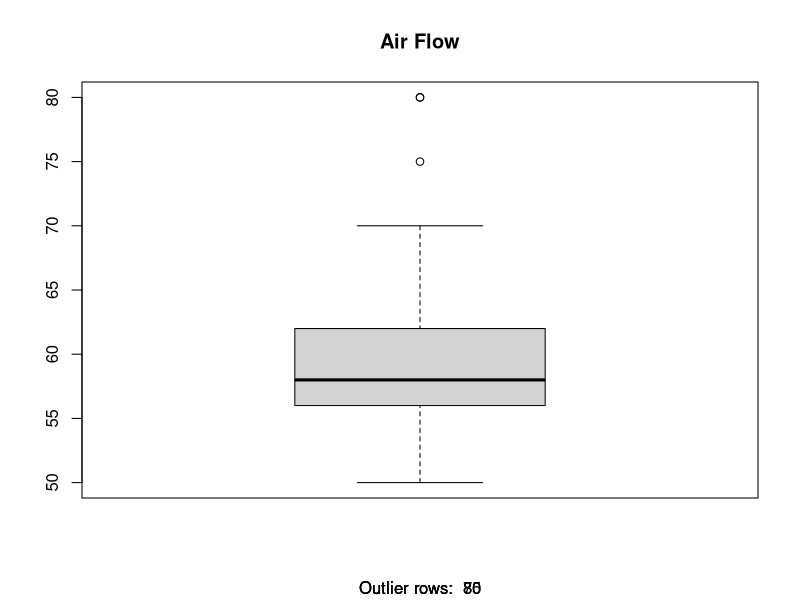
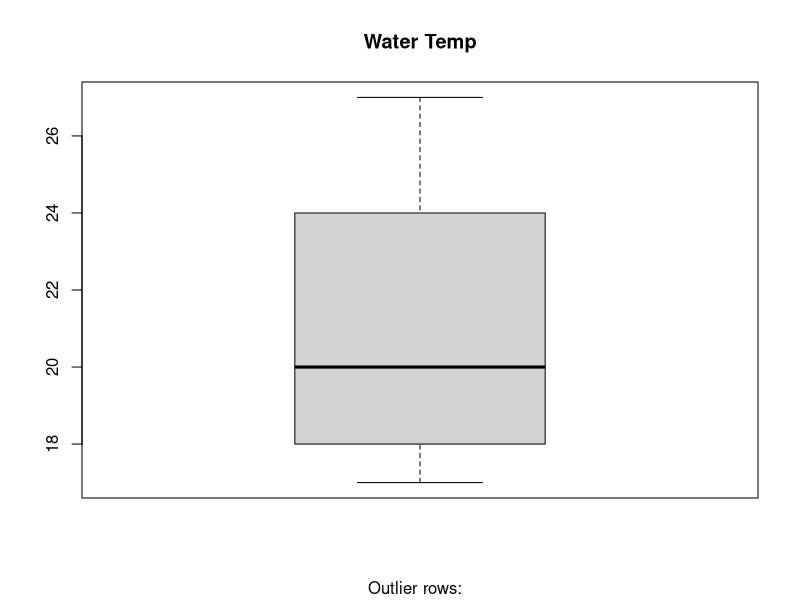
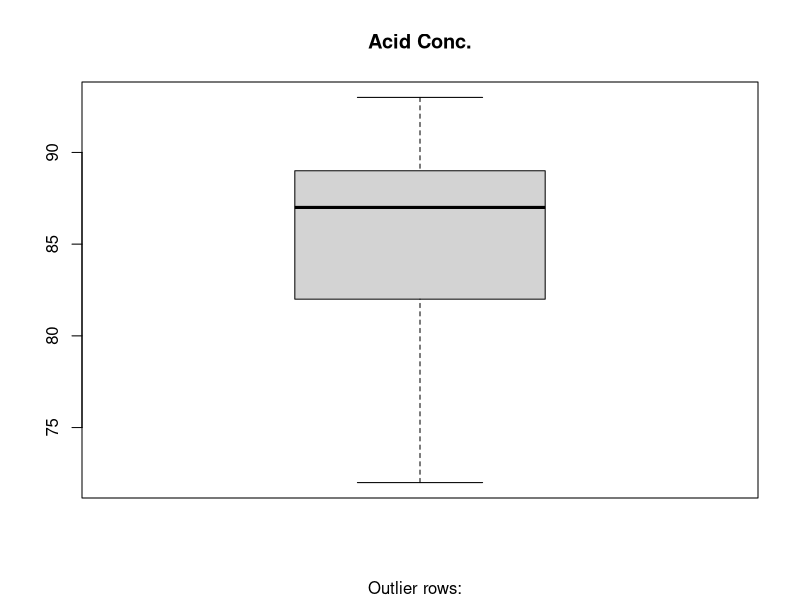
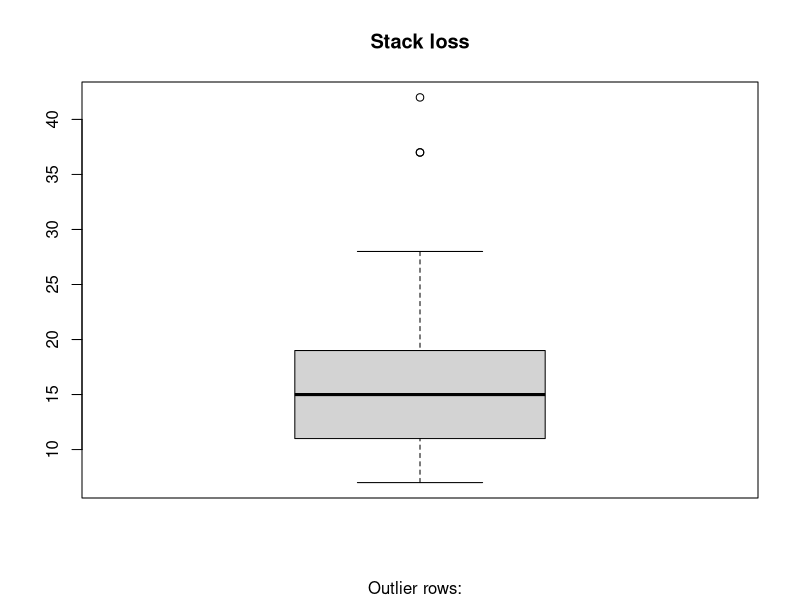
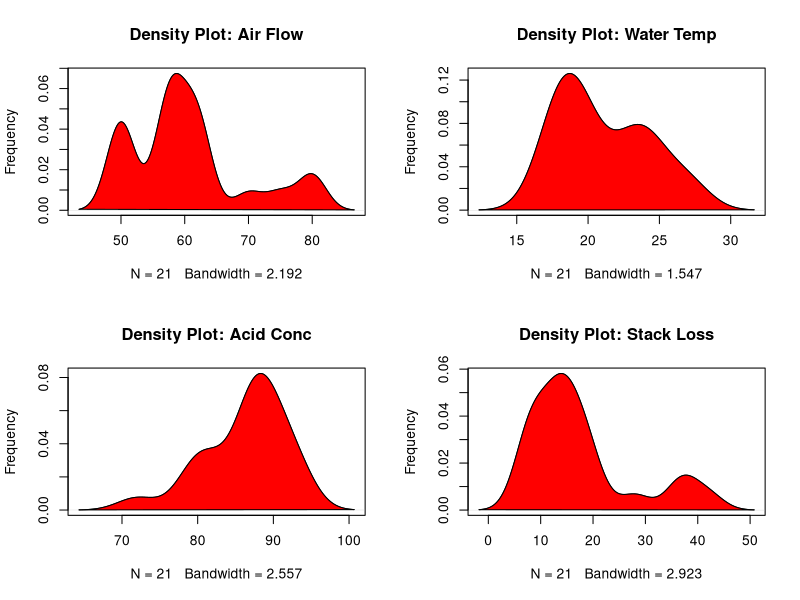
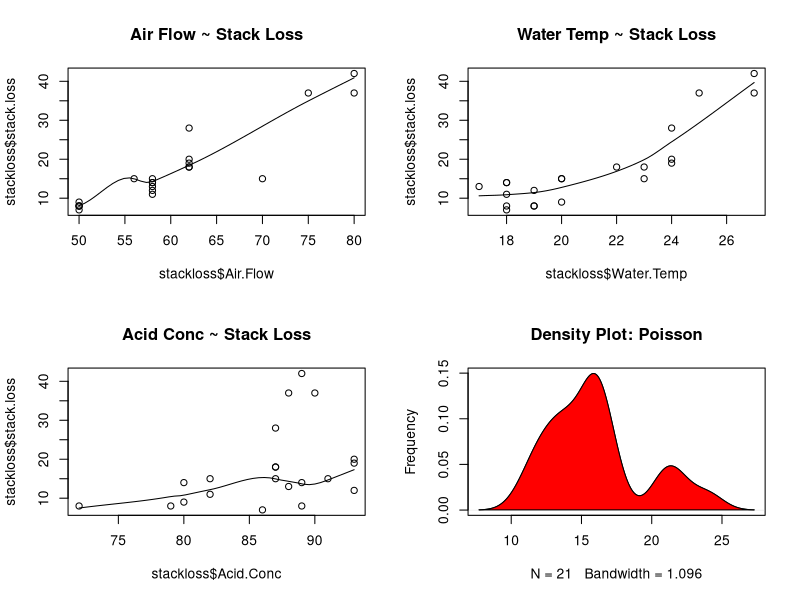
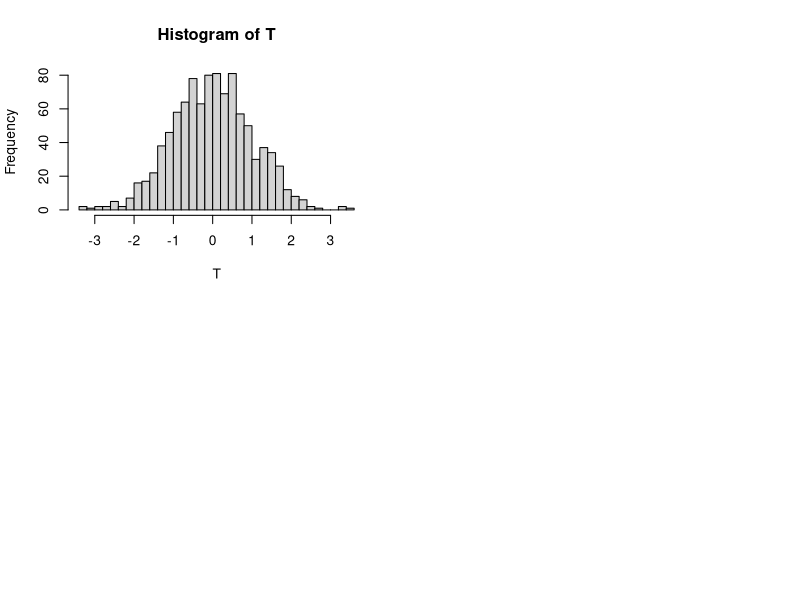
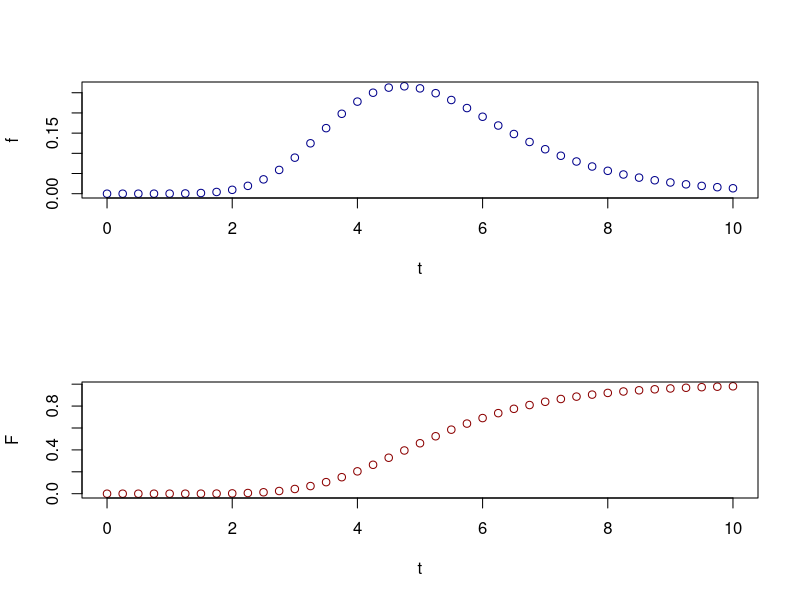

Here is the R script that generated these plots, in order:
#stackloss

#medii
print("Medii")
mean(stackloss$Air.Flow)
mean(stackloss$Water.Temp)
mean(stackloss$Acid.Conc.)
mean(stackloss$stack.loss)

#variatii
print("Variatii")
var(stackloss$Air.Flow)
var(stackloss$Water.Temp)
var(stackloss$Acid.Conc.)
var(stackloss$stack.loss)

#boxplots
print("Boxplots")
boxplot(stackloss$Air.Flow, main="Air Flow", sub=paste("Outlier rows: ", boxplot.stats(stackloss$Air.Flow)$out))  # box plot for 'speed'
boxplot(stackloss$Water.Temp, main="Water Temp", sub=paste("Outlier rows: ", boxplot.stats(stackloss$Water.Temp)$out)) #water temp
boxplot(stackloss$Acid.Conc., main="Acid Conc.", sub=paste("Outlier rows: ", boxplot.stats(stackloss$Acid.Conc.)$out)) #acid conc.
boxplot(stackloss$stack.loss, main="Stack loss", sub=paste("Outlier rows: ", boxplot.stats(stackloss$stack.lossp)$out)) #stack loss

#quartile
print("Quartile")
quantile(stackloss$Air.Flow)
quantile(stackloss$Water.Temp)
quantile(stackloss$Acid.Conc.)
quantile(stackloss$stack.loss)

par(mfrow=c(2, 2))  # divide graph area in 4 columns
plot(density(stackloss$Air.Flow), main="Density Plot: Air Flow", ylab="Frequency")  # density plot for 'Air Flow'
polygon(density(stackloss$Air.Flow), col="red")
plot(density(stackloss$Water.Temp), main="Density Plot: Water Temp", ylab="Frequency")  # density plot for 'Water Temp'
polygon(density(stackloss$Water.Temp), col="red")
plot(density(stackloss$Acid.Conc.), main="Density Plot: Acid Conc", ylab="Frequency")  # density plot for 'Acid Conc'
polygon(density(stackloss$Acid.Conc.), col="red")
plot(density(stackloss$stack.loss), main="Density Plot: Stack Loss", ylab="Frequency")  # density plot for 'Stack Loss'
polygon(density(stackloss$stack.loss), col="red")

cor(stackloss$Air.Flow, stackloss$stack.loss)  # corelatie Air.Flow, stack.loss

cor(stackloss$Water.Temp, stackloss$stack.loss)  # corelatie Water.Temp, stack.loss

cor(stackloss$Acid.Conc, stackloss$stack.loss)  # corelatie Acid.Conc, stack.loss

scatter.smooth(x=stackloss$Air.Flow, y=stackloss$stack.loss, main="Air Flow ~ Stack Loss")

scatter.smooth(x=stackloss$Water.Temp, y=stackloss$stack.loss, main="Water Temp ~ Stack Loss")

scatter.smooth(x=stackloss$Acid.Conc, y=stackloss$stack.loss, main="Acid Conc ~ Stack Loss")

linearMod <- lm(stack.loss ~ Air.Flow, data=stackloss)
print(linearMod)
summary(linearMod)

linearMod2 <- lm(stack.loss ~ Water.Temp + Air.Flow, data=stackloss)
print(linearMod2)
summary(linearMod2)

AIC(linearMod)
AIC(linearMod2)
BIC(linearMod)
BIC(linearMod2)

set.seed(12)
y <- rpois(length(stackloss$stack.loss), mean(stackloss$stack.loss))
plot(density(y), main="Density Plot: Poisson", ylab="Frequency")
polygon(density(y), col="red")

my.stackloss <- stackloss
my.stackloss['Poisson'] = y
my.stackloss

T <- rt(1000, 100)
hist(T, 30)

set.seed(1)
par(mfrow = c(2, 1))
t <- seq(0, 10, 0.25)
f <- dt(t, 10, 5)
plot(t, f, col = "darkblue")
F <- pt(t, 10, 5)
plot(t, F, col = "darkred")
